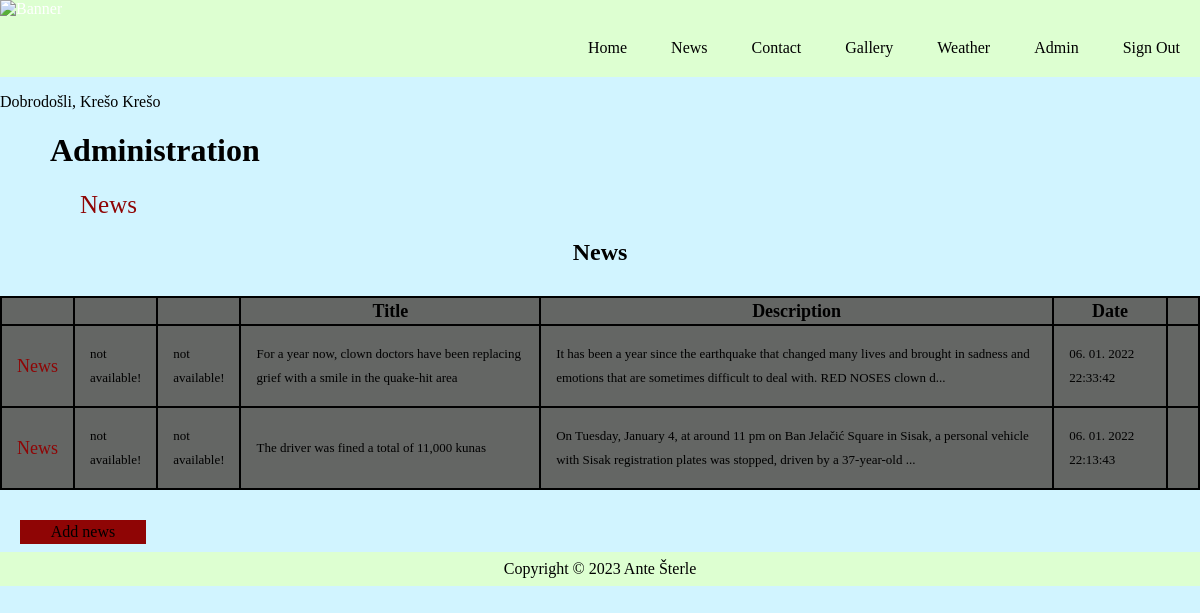
Page /index.php?menu=6&action=2 (signed in) on the committed database.
### tables this page shows
CREATE TABLE `news` (
  `id` int(11) NOT NULL,
  `title` varchar(255) NOT NULL,
  `description` text NOT NULL,
  `date` timestamp NOT NULL DEFAULT current_timestamp() ON UPDATE current_timestamp(),
  `picture` varchar(255) NOT NULL,
  `archive` enum('Y','N') NOT NULL DEFAULT 'Y'
);

### function.php (called while the page is built)
<?php
	function pickerDateToMysql($pickerDate){
		$date = DateTime::createFromFormat('Y-m-d H:i:s', $pickerDate);
		return $date->format('d. m. Y H:i:s');
	}
?>

### admin_news.php (the view, shortened to what this page needs)
<?php
	if (isset($_GET['id']) && $_GET['id'] != '') {
		$query  = "SELECT * FROM news";
		$query .= " WHERE id=".$_GET['id'];
		$query .= " ORDER BY date DESC";
		$result = @mysqli_query($MySQL, $query);
		$row = @mysqli_fetch_array($result);
		print '
		<h2>News overview</h2>
		<div background-color:red>
			<img src="news/' . $row['picture'] . '" alt="' . $row['title'] . '" title="' . $row['title'] . '">
			<h2>' . $row['title'] . '</h2>
			' . $row['description'] . '
			<time datetime="' . $row['date'] . '">' . pickerDateToMysql($row['date']) . '</time>
			<hr>
		</div>
		<p><a href="index.php?menu='.$menu.'&amp;action='.$action.'">Back</a></p>';
	}
	else {
		print '
		<h2>News</h2>
		<div>
			<table>
				<thead>
					<tr>
						<th width="16"></th>
						<th width="16"></th>
						<th width="16"></th>
						<th>Title</th>
						<th>Description</th>
						<th>Date</th>
						<th width="16"></th>
					</tr>
				</thead>
				<tbody>';
				$query  = "SELECT * FROM news";
				$query .= " ORDER BY date DESC";
				$result = @mysqli_query($MySQL, $query);
				while($row = @mysqli_fetch_array($result)) {
					print '
					<tr>
						<td><a href="index.php?menu='.$menu.'&amp;action='.$action.'&amp;id=' .$row['id']. '"><p>News</p></td>';
						if($_SESSION['user']['role'] == 1  || $_SESSION['user']['role'] == 2){
						print '<td><a href="index.php?menu='.$menu.'&amp;action='.$action.'&amp;edit=' .$row['id']. '"><p>Edit</p></a></td>';
						}
						else{print'<td>not available!</td>';}
						if($_SESSION['user']['role'] == 1){
						print'<td><a href="index.php?menu='.$menu.'&amp;action='.$action.'&amp;delete=' .$row['id']. '"><p>Delete</p></td>';
						}
						else{print'<td>not available!</td>';}
						print'
						<td>' . $row['title'] . '</td>
						<td>';
						if(strlen($row['description']) > 160) {
                            echo substr(strip_tags($row['description']), 0, 160).'...';
                        } else {
                            echo strip_tags($row['description']);
                        }
						print '
						</td>
						<td>' . pickerDateToMysql($row['date']) . '</td>
						<td>';
						print '
						</td>
					</tr>';
				}
			print '
				</tbody>
			</table>
			<a href="index.php?menu=' . $menu . '&amp;action=' . $action . '&amp;add=true" class="AddNews">Add news</a>
		</div>';
	}
?>

### style.css (style rules this page uses)
body { margin: 0px; font-family: "Times New Roman", serif; background-color: #D1F4FF; }
#admin h2 { text-align: center; }
#admin p { text-align: center; }
.AddNews { color: black; display: block; background-color: rgb(143, 5, 5); margin: 8px 2px; padding: 3px; width: 120px; text-align: center; margin-left: 20px; text-decoration: none; }
table { background: black; border-color: #000000; font-size: 12px; line-height: 24px; margin: 30px auto; text-align: left; width: 100%; }
td { padding: 10px 15px; position: relative; }
tr { background-color: #646664; }
tr td a { color: rgb(143, 5, 5); text-decoration: none; font-size: 18px; }
thead tr th { font-size: 18px; text-align:center; }
tbody tr td { font-size: 13px; }

### rows in the picture
news: title "For a year now, clown doctors have been replacing grief with a smile in the quake-hit area", description "It has been a year since the earthquake that changed many lives and brought in sadness and emotions that are sometimes difficult to deal with. RED NOSES clown d", date "06. 01. 2022 22:33:42"
news: title "The driver was fined a total of 11,000 kunas", description "On Tuesday, January 4, at around 11 pm on Ban Jelačić Square in Sisak, a personal vehicle with Sisak registration plates was stopped, driven by a 37-year-old", date "06. 01. 2022 22:13:43"

### other values in the picture
$_SESSION['message'] "Dobrodošli, Krešo Krešo"
